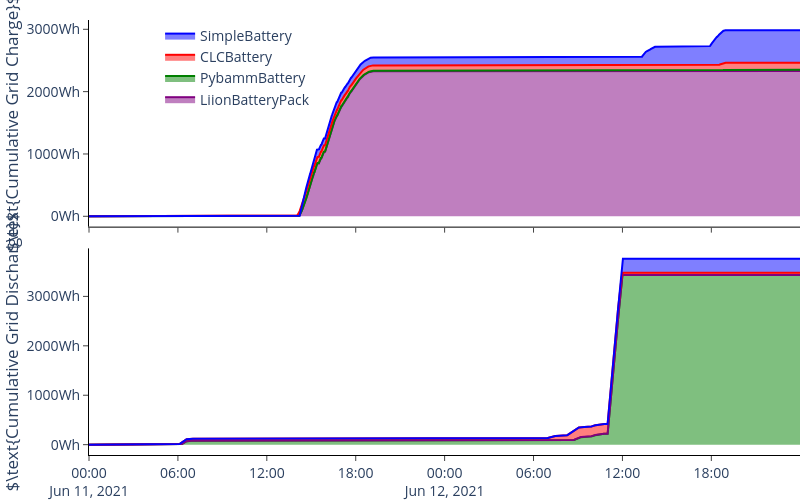

The notebook cell this image was saved under:
### Code cell
batteries = ["SimpleBattery", "CLCBattery", "PybammBattery", "LiionBatteryPack"]
colors = ["Blue", "Red", "Green", "Purple"]
fig = make_subplots(rows=2, cols=1, shared_xaxes=True, vertical_spacing=0.05)
for i, (battery, color) in enumerate(zip(["LiionBatteryPack", "PybammBattery", "CLCBattery", "SimpleBattery"], ["Purple", "Green", "Red", "Blue"])):
    df = pd.read_csv(f"results/{battery}.csv", index_col=0)
    e_delta = df["e_delta"]
    fill = "tozeroy" if i == 0 else "tonexty"
    fig.add_trace(
        go.Scatter(x=df.index, y=e_delta.clip(lower=0).cumsum() / 3600, line_color=color, fill=fill, name=battery), row=1, col=1
    )
for i, (battery, color) in enumerate(zip(["PybammBattery", "LiionBatteryPack", "CLCBattery", "SimpleBattery"], ["Green", "Purple", "Red", "Blue"])):
    df = pd.read_csv(f"results/{battery}.csv", index_col=0)
    e_delta = df["e_delta"]
    fill = "tozeroy" if i == 0 else "tonexty"
    fig.add_trace(
        go.Scatter(x=df.index, y=-e_delta.clip(upper=0).cumsum() / 3600, line_color=color, fill=fill, showlegend=False), row=2, col=1
    )
    print(e_delta.sum() / 3600)
    print(e_delta[e_delta > 0].sum() / 3600)
    print(e_delta[e_delta < 0].sum() / 3600)
    print(df["p_delta"].sum() * STEP_SIZE / 3600)
fig.update_layout(
    width=800,
    height=500,
    margin={"r": 0, "l": 0, "t": 20, "b": 0},
    paper_bgcolor="rgba(0,0,0,0)", plot_bgcolor="rgba(0,0,0,0)",
    legend={"x": 0.1, "y": 1, "yanchor": "top", "bgcolor": "rgba(0,0,0,0)"},
    font_size=14,
)
fig.update_xaxes(showline=True, linewidth=1, linecolor="black", ticks="outside")
fig.update_yaxes(showline=True, linewidth=1, linecolor="black", ticks="outside", ticksuffix="Wh")
fig.update_yaxes(row=1, col=1, title_text="$\\text{Cumulative Grid Charge}$")
fig.update_yaxes(row=2, col=1, title_text="$\\text{Cumulative Grid Discharge}$")
fig.write_image("../thesis/Images/scenario_grid_energy.pdf", "pdf")
fig.show()

### Figure 1 — Plotly figure (JSON) as saved in the notebook; plotly's stock layout.template omitted (floating-point values rounded to 4 significant figures; data arrays with more than 128 entries replaced by an {"elided": "..."} marker saying what was removed)
{"data": [{"fill": "tozeroy", "line": {"color": "Purple"}, "name": "LiionBatteryPack", "type": "scatter", "x": {"elided": "2880 str values"}, "xaxis": "x", "y": {"elided": "2880 float values"}, "yaxis": "y"}, {"fill": "tonexty", "line": {"color": "Green"}, "name": "PybammBattery", "type": "scatter", "x": {"elided": "2880 str values"}, "xaxis": "x", "y": {"elided": "2880 float values"}, "yaxis": "y"}, {"fill": "tonexty", "line": {"color": "Red"}, "name": "CLCBattery", "type": "scatter", "x": {"elided": "2880 str values"}, "xaxis": "x", "y": {"elided": "2880 float values"}, "yaxis": "y"}, {"fill": "tonexty", "line": {"color": "Blue"}, "name": "SimpleBattery", "type": "scatter", "x": {"elided": "2880 str values"}, "xaxis": "x", "y": {"elided": "2880 float values"}, "yaxis": "y"}, {"fill": "tozeroy", "line": {"color": "Green"}, "showlegend": false, "type": "scatter", "x": {"elided": "2880 str values"}, "xaxis": "x2", "y": {"elided": "2880 float values"}, "yaxis": "y2"}, {"fill": "tonexty", "line": {"color": "Purple"}, "showlegend": false, "type": "scatter", "x": {"elided": "2880 str values"}, "xaxis": "x2", "y": {"elided": "2880 float values"}, "yaxis": "y2"}, {"fill": "tonexty", "line": {"color": "Red"}, "showlegend": false, "type": "scatter", "x": {"elided": "2880 str values"}, "xaxis": "x2", "y": {"elided": "2880 float values"}, "yaxis": "y2"}, {"fill": "tonexty", "line": {"color": "Blue"}, "showlegend": false, "type": "scatter", "x": {"elided": "2880 str values"}, "xaxis": "x2", "y": {"elided": "2880 float values"}, "yaxis": "y2"}], "layout": {"font": {"size": 14}, "height": 500, "legend": {"bgcolor": "rgba(0,0,0,0)", "x": 0.1, "y": 1, "yanchor": "top"}, "margin": {"b": 0, "l": 0, "r": 0, "t": 20}, "paper_bgcolor": "rgba(0,0,0,0)", "plot_bgcolor": "rgba(0,0,0,0)", "width": 800, "xaxis": {"anchor": "y", "domain": [0, 1], "linecolor": "black", "linewidth": 1, "matches": "x2", "showline": true, "showticklabels": false, "ticks": "outside"}, "xaxis2": {"anchor": "y2", "domain": [0, 1], "linecolor": "black", "linewidth": 1, "showline": true, "ticks": "outside"}, "yaxis": {"anchor": "x", "domain": [0.525, 1], "linecolor": "black", "linewidth": 1, "showline": true, "ticks": "outside", "ticksuffix": "Wh", "title": {"text": "$\\text{Cumulative Grid Charge}$"}}, "yaxis2": {"anchor": "x2", "domain": [0, 0.475], "linecolor": "black", "linewidth": 1, "showline": true, "ticks": "outside", "ticksuffix": "Wh", "title": {"text": "$\\text{Cumulative Grid Discharge}$"}}}}
